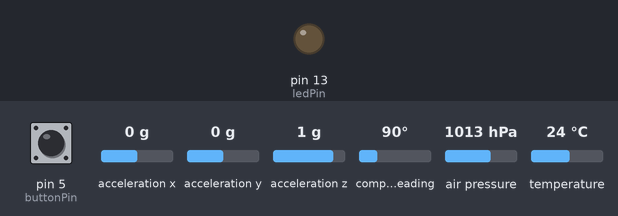
The program below on a simulated Arduino Nano, built with avr-gcc and run on an emulated ATmega328P. Parts: output pins drawn as LEDs (lit = HIGH). Inputs (shaded band) come from the test bench; at power-on: acceleration x 0 g, acceleration z 1 g, acceleration y 0 g, air pressure 1013 hPa, compass heading 90°, pin 5 (buttonPin) LOW, temperature 24 °C. Storage starts empty; what the program prints to the serial monitor is not drawn.

Above: at 4.8 s.
4.9 s: acceleration x set to -0.8 g
7.9 s: acceleration z set to -1.4 g
10.9 s: acceleration y set to -1.4 g
13.9 s: air pressure set to 952 hPa
16.9 s: compass heading set to 180°
Timing chart, 0 to 67.4 s (numbered marks = the images above; inputs shaded):
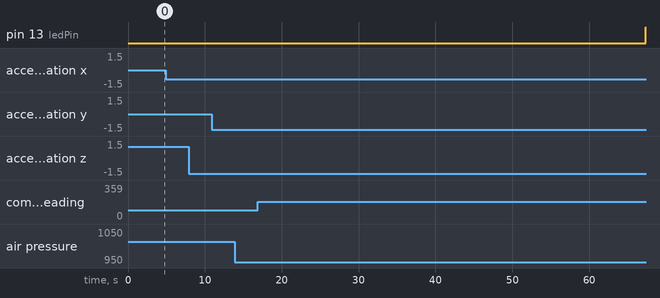

The program:

main.cpp
```cpp
#include <Arduino.h>
// #include <Wire.h>
// #include <SoftwareSerial.h>
#include <Adafruit_Sensor.h>
#include <Adafruit_BNO055.h>
#include <Adafruit_MPL3115A2.h>
#include <utility/imumaths.h>
#include <TinyGPS++.h>
#include <SPI.h>
#include <SD.h>

File myFile;
#define FILE_TRUNC (O_READ | O_WRITE | O_CREAT | O_TRUNC)
// TinyGPSPlus gps;
// SoftwareSerial gpsSerial(2, 3);
float lat = 0.0;
float lon = 0.0;
float alt = 0.0;
String fString;

uint8_t updateN = 1;
int writeState = 1;
const int buttonPin = 5;
const int ledPin = 13;

#define BNO055_SAMPLERATE_DELAY_MS (10)
Adafruit_BNO055 bno = Adafruit_BNO055();
Adafruit_MPL3115A2 mpl = Adafruit_MPL3115A2();

int freeRam()
{
    extern int __heap_start, *__brkval;
    int v;
    return (int)&v - (__brkval == 0 ? (int)&__heap_start : (int)__brkval);
}

void writeHeader(File f)
{
    f.print("c_sys,");
    f.print("c_gyr,");
    f.print("c_acc,");
    f.print("c_mag,");
    f.print("acc_x,");
    f.print("acc_y,");
    f.print("acc_z,");
    f.print("ang_x,");
    f.print("ang_y,");
    f.print("ang_z,");
    f.print("g_x,");
    f.print("g_y,");
    f.print("g_z,");
    f.print("press,");
    f.print("alt,");
    f.print("temp,");
    f.print("mill");
    f.println();
}

void writeData(File f,
               imu::Vector<3> acc, imu::Vector<3> ang, imu::Vector<3> grav,
               float pres_pa, float alt_m, float temp_C,
               uint8_t sys, uint8_t gyro, uint8_t accel, uint8_t mag,
               unsigned long mil)
{
    f.print(sys);
    f.print(",");
    f.print(gyro);
    f.print(",");
    f.print(accel);
    f.print(",");
    f.print(mag);
    f.print(",");

    f.print(acc.x(), 3);
    f.print(",");
    f.print(acc.y(), 3);
    f.print(",");
    f.print(acc.z(), 3);
    f.print(",");

    f.print(ang.x(), 2);
    f.print(",");
    f.print(ang.y(), 2);
    f.print(",");
    f.print(ang.z(), 2);
    f.print(",");

    f.print(grav.x(), 3);
    f.print(",");
    f.print(grav.y(), 3);
    f.print(",");
    f.print(grav.z(), 3);
    f.print(",");

    f.print(pres_pa, 1);
    f.print(",");
    f.print(alt_m, 2);
    f.print(",");
    f.print(temp_C, 1);
    f.print(",");

    f.print(mil);
    f.println();
}

void setup()
{
    Serial.begin(9600);
    // gpsSerial.begin(9600);

    while (!Serial)
    {
        ; // wait for serial port to connect. Needed for native USB port only
    }

    pinMode(buttonPin, INPUT);
    pinMode(ledPin, OUTPUT);

    Serial.println("##############################################");
    Serial.println("          IMU + ALTIMETER + GPS TEST          ");
    Serial.println("##############################################");

    Serial.print("Initializing SD card...");
    if (!SD.begin(4))
    {
        Serial.println("initialization failed!");
        while (1)
            ;
    } else {
        Serial.println();
    }
    delay(1000);

    myFile = SD.open("testi.txt", FILE_TRUNC);
    if (myFile)
    {
        writeHeader(myFile);
        myFile.close();
    } else {
        Serial.println("Error opening file");
    }


    if (!bno.begin())
    {
        Serial.println("No IMU detected");
        while (1)
            ;
    }

    delay(1000);
    bno.setExtCrystalUse(true);

    if (!mpl.begin())
    {
        Serial.println("No altimeter detected");
        return;
    }
    delay(1000);

    Serial.println("Calibration values:\n0=uncalibrated, 3=fully calibrated");
    Serial.println();
    Serial.println("----------------------------------------------");

    myFile = SD.open("testi.txt", FILE_WRITE);
    if (!myFile)
    {
        Serial.println("Error opening file");
    }
    delay(500);
}

void loop()
{
    float pres_pa, temp_C, alt_m = 0.0;
    uint8_t sys, gyro, accel, mag;

    if (writeState == 1 and digitalRead(buttonPin)) {
        writeState = 0;
        myFile.close();
    }

    pres_pa = mpl.getPressure();
    alt_m = 44330.77 * (1 - pow(pres_pa / 101326.0, 0.1902632));
    temp_C = mpl.getTemperature();

    imu::Vector<3> acc = bno.getVector(Adafruit_BNO055::VECTOR_LINEARACCEL);
    imu::Vector<3> ang = bno.getVector(Adafruit_BNO055::VECTOR_EULER);
    imu::Vector<3> grav = bno.getVector(Adafruit_BNO055::VECTOR_GRAVITY);

    /* Display calibration status for each sensor. */
    bno.getCalibration(&sys, &gyro, &accel, &mag);

    if (writeState == 1) {
        digitalWrite(ledPin, HIGH);
        writeData(myFile, acc, ang, grav, pres_pa, alt_m, temp_C, sys, gyro, accel, mag, millis());
        myFile.flush();
        digitalWrite(ledPin, LOW);
    }

    Serial.print("Update #");
    Serial.println(updateN);
    updateN++;

    if (gyro == 3 and accel == 3 and mag == 3)
    {
        /* Display the floating point data */
        Serial.print("ACCELERATION:  ");
        Serial.print("X: ");
        Serial.print(acc.x(), 2);
        Serial.print(" Y: ");
        Serial.print(acc.y(), 2);
        Serial.print(" Z: ");
        Serial.print(acc.z(), 2);
        Serial.println();

        Serial.print("ROTATION:      ");
        Serial.print("X: ");
        Serial.print(ang.x(), 2);
        Serial.print(" Y: ");
        Serial.print(ang.y(), 2);
        Serial.print(" Z: ");
        Serial.print(ang.z(), 2);
        Serial.println();

        Serial.print("GRAVITY VEC:   ");
        Serial.print("X: ");
        Serial.print(grav.x(), 2);
        Serial.print(" Y: ");
        Serial.print(grav.y(), 2);
        Serial.print(" Z: ");
        Serial.print(grav.z(), 2);
        Serial.println();

        Serial.print("AMBIENT PRESSURE:    ");
        Serial.print(pres_pa / 101325, 4);
        Serial.println(" atm");

        // Altitude can be calculated directly through the following equation

        // alt_m = mpl.getAltitude();
        Serial.print("BAROMETRIC ALTITUDE: ");
        Serial.print(alt_m, 2);
        Serial.println(" m");

        Serial.print("AMBIENT TEMPERATURE:  ");
        Serial.print(temp_C, 2);
        Serial.println(" *C");

        Serial.println("----------------------------------------------");
    } else {
        Serial.print("CALIBRATION: Sys=");
        Serial.print(sys, DEC);
        Serial.print(" Gyro=");
        Serial.print(gyro, DEC);
        Serial.print(" Accel=");
        Serial.print(accel, DEC);
        Serial.print(" Mag=");
        Serial.println(mag, DEC);
        Serial.println("----------------------------------------------");
    }

    delay(10);
}


    // #include <Arduino.h>
    // #include <Wire.h>
    // #include <SoftwareSerial.h>
    // #include <Adafruit_Sensor.h>
    // #include <Adafruit_BNO055.h>
    // #include <Adafruit_MPL3115A2.h>
    // #include <utility/imumaths.h>
    // #include <TinyGPS++.h>
    // #include <SPI.h>
    // #include <SD.h>

    // File myFile;
    // TinyGPSPlus gps;
    // SoftwareSerial gpsSerial(2, 3);
    // float lat = 0.0;
    // float lon = 0.0;
    // float alt = 0.0;

    // #define BNO055_SAMPLERATE_DELAY_MS (1000)
    // Adafruit_BNO055 bno = Adafruit_BNO055();
    // Adafruit_MPL3115A2 mpl = Adafruit_MPL3115A2();

    // void setup()
    // {
    //     Serial.begin(9600);
    //     gpsSerial.begin(9600);

    //     Serial.println("##############################################");
    //     Serial.println("          IMU + ALTIMETER + GPS TEST          ");
    //     Serial.println("##############################################");

    //     Serial.print("Initializing SD card...");
    //     if (!SD.begin(4))
    //     {
    //         Serial.println("initialization failed!");
    //         while (1)
    //             ;
    //     }

    //     myFile = SD.open("avionics_test.txt", FILE_WRITE);
    //     myFile.println("acc_x,acc_y,acc_z,ang_x,ang_y,ang_z,g_x,g_y,g_z,press,alt,temp");

    //     if (!bno.begin())
    //     {
    //         Serial.println("No IMU detected");
    //         while (1)
    //             ;
    //     }

    //     delay(1000);
    //     bno.setExtCrystalUse(true);

    //     if (!mpl.begin())
    //     {
    //         Serial.println("No altimeter detected");
    //         return;
    //     }
    //     delay(1000);

    //     Serial.println("Calibration values:\n0=uncalibrated, 3=fully calibrated");
    //     Serial.println("");
    //     Serial.println("----------------------------------------------");
    // }

    // void loop()
    // {
    //     float pres_pa, temp_C, alt_m = 0.0;

    //     /* Display calibration status for each sensor. */
    //     uint8_t sys, gyro, accel, mag;
    //     bno.getCalibration(&sys, &gyro, &accel, &mag);

    //     if (gyro == 3 and accel == 3 and mag == 3)
    //     {
    //         // Possible vector values can be:
    //         // - VECTOR_ACCELEROMETER - m/s^2
    //         // - VECTOR_MAGNETOMETER  - uT
    //         // - VECTOR_GYROSCOPE     - rad/s
    //         // - VECTOR_EULER         - degrees
    //         // - VECTOR_LINEARACCEL   - m/s^2
    //         // - VECTOR_GRAVITY       - m/s^2

    //         // while (gpsSerial.available())
    //         // {
    //         //     if (gps.encode(gpsSerial.read()))
    //         //     {
    //         //         lat = gps.location.lat();
    //         //         lon = gps.location.lng();
    //         //         alt = gps.altitude.meters();

    //         //         Serial.print(F("Sats: "));
    //         //         Serial.println(gps.satellites.value());
    //         //         Serial.print("Latitude: ");
    //         //         Serial.println(lat, 6);
    //         //         Serial.print("Longitude: ");
    //         //         Serial.println(lon, 6);
    //         //         Serial.print("Altitude: ");
    //         //         Serial.println(alt, 2);
    //         //         Serial.println();
    //         //     }
    //         // }

    //         imu::Vector<3> acc = bno.getVector(Adafruit_BNO055::VECTOR_LINEARACCEL);
    //         imu::Vector<3> ang = bno.getVector(Adafruit_BNO055::VECTOR_EULER);
    //         imu::Vector<3> grav = bno.getVector(Adafruit_BNO055::VECTOR_GRAVITY);

    //         /* Display the floating point data */
    //         Serial.print("ACCELERATION:  ");
    //         Serial.print("X: ");
    //         Serial.print(acc.x(), 2);
    //         Serial.print(" Y: ");
    //         Serial.print(acc.y(), 2);
    //         Serial.print(" Z: ");
    //         Serial.print(acc.z(), 2);
    //         Serial.println();

    //         Serial.print("ROTATION:      ");
    //         Serial.print("X: ");
    //         Serial.print(ang.x(), 2);
    //         Serial.print(" Y: ");
    //         Serial.print(ang.y(), 2);
    //         Serial.print(" Z: ");
    //         Serial.print(ang.z(), 2);
    //         Serial.println();

    //         Serial.print("GRAVITY VEC:   ");
    //         Serial.print("X: ");
    //         Serial.print(grav.x(), 2);
    //         Serial.print(" Y: ");
    //         Serial.print(grav.y(), 2);
    //         Serial.print(" Z: ");
    //         Serial.print(grav.z(), 2);
    //         Serial.println();

    //         pres_pa = mpl.getPressure();
    //         Serial.print("AMBIENT PRESSURE:    ");
    //         Serial.print(pres_pa / 101325, 4);
    //         Serial.println(" atm");

    //         // Altitude can be calculated directly through the following equation
    //         alt_m = 44330.77 * (1 - pow(pres_pa / 101326.0, 0.1902632));
    //         // alt_m = mpl.getAltitude();
    //         Serial.print("BAROMETRIC ALTITUDE: ");
    //         Serial.print(alt_m, 2);
    //         Serial.println(" m");

    //         temp_C = mpl.getTemperature();
    //         Serial.print("AMBIENT TEMPERATURE:  ");
    //         Serial.print(temp_C, 2);
    //         Serial.println(" *C");

    //         Serial.println("----------------------------------------------");
    //     }
    //     else
    //     {
    //         Serial.print("CALIBRATION: Sys=");
    //         Serial.print(sys, DEC);
    //         Serial.print(" Gyro=");
    //         Serial.print(gyro, DEC);
    //         Serial.print(" Accel=");
    //         Serial.print(accel, DEC);
    //         Serial.print(" Mag=");
    //         Serial.println(mag, DEC);
    //         Serial.println("----------------------------------------------");
    //     }

    //     delay(BNO055_SAMPLERATE_DELAY_MS);
    // }
```

Measured:
- after the input at 16.9 s, pin 13 (ledPin): LOW → HIGH after 50.5 s
